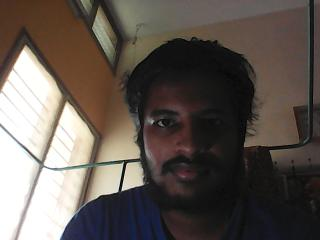
#> input picture 11_op (for - 5_op(pic_0)).jpg, 320 x 240 px, given in place of the camera
$ python 19_CAMshift_Tracking_1.py
#> lines starting #> are read from the running program, lines starting #| are printed output that depends on the picture; after the words box and inside, x2 and y2 are one past the last pixel; in counts of white or black regions, pixels touching at a corner belong together
# -*- coding: utf-8 -*-
"""
Created on Mon Dec  2 15:59:11 2019

@author: ASUS
"""

import numpy as np
import cv2

cap = cv2.VideoCapture(0)

# take first frame of the video
ret,frame = cap.read()
#> frame is the input picture: shape (240, 320, 3); mean B, G, R 81.6, 87.8, 96.2

# setup initial location of window
r,h,c,w = 25,9,40,12  # simply hardcoded the values
track_window = (c,r,w,h)

# set up the ROI for tracking
roi = frame[r:r+h, c:c+w]
hsv_roi =  cv2.cvtColor(frame, cv2.COLOR_BGR2HSV)
#> hsv_roi: shape (240, 320, 3); mean H, S, V 31.7, 54.3, 97.8
mask = cv2.inRange(hsv_roi, np.array((0., 60.,32.)), np.array((180.,255.,255.)))
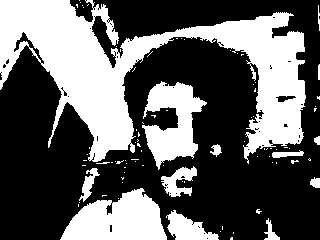
#> mask: shape (240, 320); 37.7% white; 88 white regions (75 under 20 px), largest, box (x1, y1, x2, y2) and area: (0, 0, 306, 164) 19781, (60, 188, 167, 240) 3667, (142, 81, 207, 170) 3021
roi_hist = cv2.calcHist([hsv_roi],[0],mask,[180],[0,180])
#> roi_hist = 180 values, max 5238 at index 13, min 0 at index 36, mean 161
cv2.normalize(roi_hist,roi_hist,0,255,cv2.NORM_MINMAX)

# Setup the termination criteria, either 10 iteration or move by atleast 1 pt
term_crit = ( cv2.TERM_CRITERIA_EPS | cv2.TERM_CRITERIA_COUNT, 10, 1 )

while(1):
    ret ,frame = cap.read()

    if ret == True:
        hsv = cv2.cvtColor(frame, cv2.COLOR_BGR2HSV)
        dst = cv2.calcBackProject([hsv],[0],roi_hist,[0,180],1)
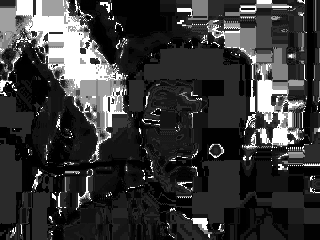
#> dst: shape (240, 320); min 0, max 255, mean 55.7

        # apply meanshift to get the new location
        ret, track_window = cv2.CamShift(dst, track_window, term_crit)
#> ret = ((45, 26), (31.43, 36.76), 104.4); track_window = (26, 10, 38, 32)

        # Draw it on image
        pts = cv2.boxPoints(ret)
#> pts = [[31.09, 6.22], [66.7, 15.34], [58.91, 45.78], [23.3, 36.66]]
        pts = np.int0(pts)
#> pts = [[31, 6], [66, 15], [58, 45], [23, 36]]
        img2 = cv2.polylines(frame,[pts],True, 255,2)
        cv2.imshow('img2',img2)

        k = cv2.waitKey(60) & 0xff
#> (key Esc is pressed here)
        if k == 27:
            break

    else:
        break

cv2.destroyAllWindows()
cap.release()

$ run again, on 01_cat.jpg
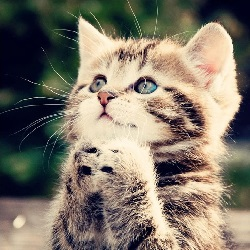
#> input picture 01_cat.jpg, 250 x 250 px, given in place of the camera
#> frame is the input picture: shape (250, 250, 3); mean B, G, R 106, 119.5, 128.2
#> hsv_roi: shape (250, 250, 3); mean H, S, V 50.8, 96.9, 136.1
#> `mask = cv2.inRange(hsv_roi, np.array((0., 60.,32.)), np.array((180.,25..`:
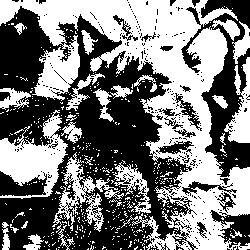
#> mask: shape (250, 250); 48.2% white; 451 white regions (425 under 20 px), largest, box (x1, y1, x2, y2) and area: (0, 0, 250, 250) 20074, (0, 110, 68, 199) 2828, (52, 152, 124, 250) 1576
#> roi_hist = 180 values, max 1818 at index 16, min 0 at index 140, mean 167.4
#> `dst = cv2.calcBackProject([hsv],[0],roi_hist,[0,180],1)`:
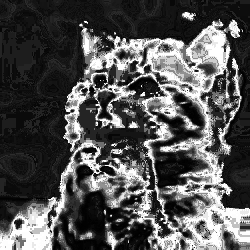
#> dst: shape (250, 250); min 0, max 255, mean 82.3
#> ret = ((46, 21), (32.09, 36.67), 95.95); track_window = (27, 4, 38, 34)
#> `pts = cv2.boxPoints(ret)`: pts = [[29.43, 3.14], [65.9, 6.94], [62.57, 38.86], [26.1, 35.06]]
#> `pts = np.int0(pts)`: pts = [[29, 3], [65, 6], [62, 38], [26, 35]]

$ run again, on 01_op.jpg
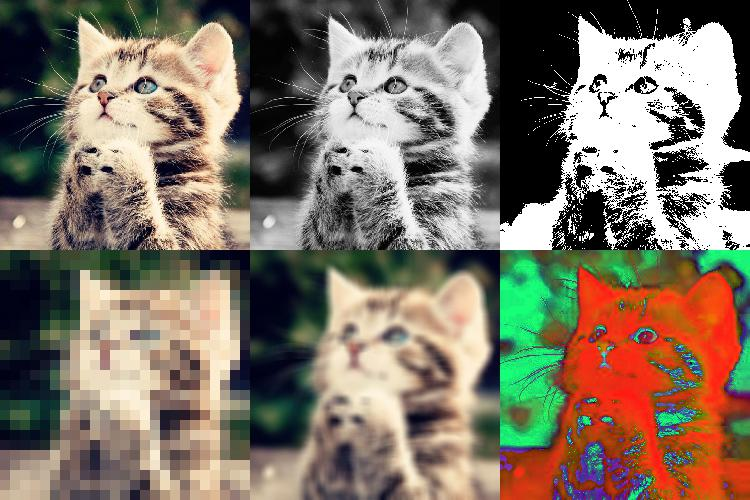
#> input picture 01_op.jpg, 750 x 500 px, given in place of the camera
#> frame is the input picture: shape (500, 750, 3); mean B, G, R 101.9, 116.2, 127
#> hsv_roi: shape (500, 750, 3); mean H, S, V 32.2, 79.6, 137.9
#> `mask = cv2.inRange(hsv_roi, np.array((0., 60.,32.)), np.array((180.,25..`:
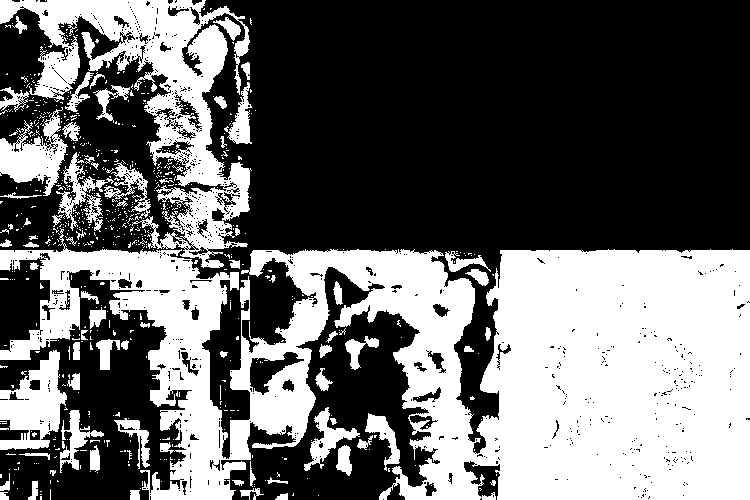
#> mask: shape (500, 750); 41% white; 691 white regions (616 under 20 px), largest, box (x1, y1, x2, y2) and area: (0, 228, 750, 500) 111507, (0, 0, 252, 268) 20808, (0, 350, 67, 450) 3708
#> roi_hist = 180 values, max 6643 at index 15, min 32 at index 149, mean 853.4
#> `dst = cv2.calcBackProject([hsv],[0],roi_hist,[0,180],1)`:
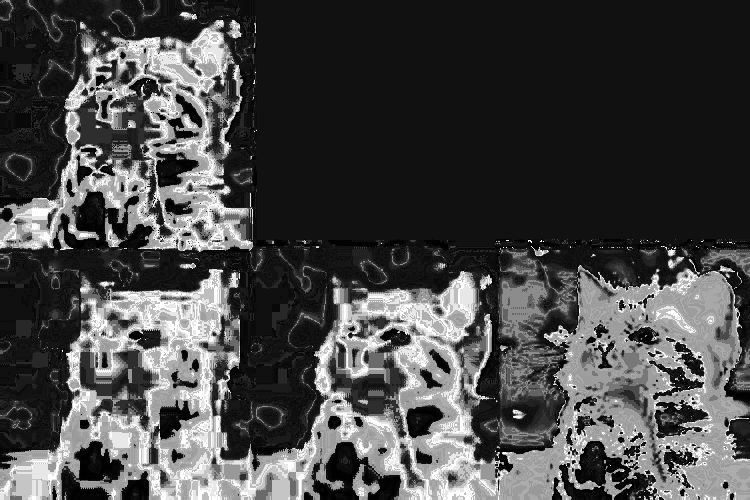
#> dst: shape (500, 750); min 0, max 255, mean 72.4
#> ret = ((47, 20.5), (29.61, 37.44), 115.7); track_window = (29, 6, 36, 29)
#> `pts = cv2.boxPoints(ret)`: pts = [[36.55, -0.958], [70.29, 15.27], [57.45, 41.96], [23.71, 25.73]]
#> `pts = np.int0(pts)`: pts = [[36, 0], [70, 15], [57, 41], [23, 25]]
